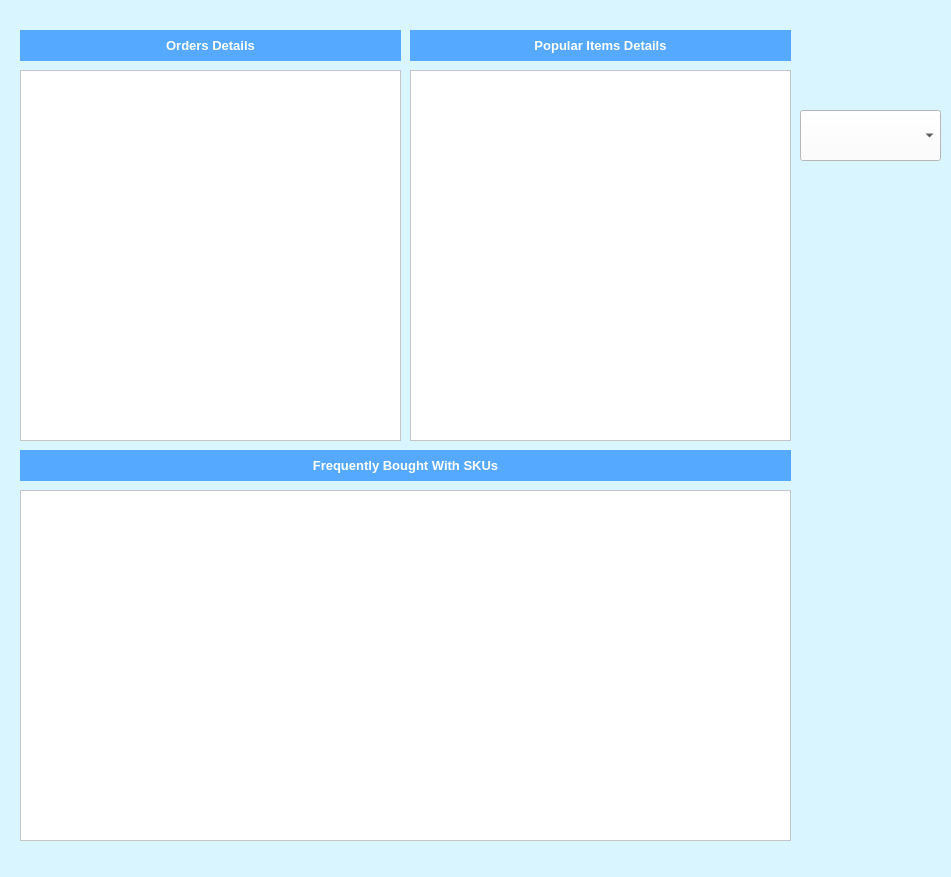
<?xml version="1.0" encoding="UTF-8"?>
<ui version="4.0">
 <class>Dialog</class>
 <widget class="QDialog" name="Dialog">
  <property name="geometry">
   <rect>
    <x>0</x>
    <y>0</y>
    <width>951</width>
    <height>877</height>
   </rect>
  </property>
  <property name="windowTitle">
   <string>Dialog</string>
  </property>
  <property name="styleSheet">
   <string notr="true">background-color: rgb(217, 245, 255);</string>
  </property>
  <widget class="QComboBox" name="weekComboBox_2">
   <property name="geometry">
    <rect>
     <x>800</x>
     <y>110</y>
     <width>141</width>
     <height>51</height>
    </rect>
   </property>
   <property name="styleSheet">
    <string notr="true">background-color: rgb(255, 255, 255);
color: rgb(0, 0, 0);</string>
   </property>
  </widget>
  <widget class="QChartView" name="graphicsView_2">
   <property name="geometry">
    <rect>
     <x>20</x>
     <y>490</y>
     <width>771</width>
     <height>351</height>
    </rect>
   </property>
   <property name="styleSheet">
    <string notr="true">color: rgb(0, 0, 0);
background-color: rgb(255, 255, 255);</string>
   </property>
  </widget>
  <widget class="QTableView" name="tableView">
   <property name="geometry">
    <rect>
     <x>20</x>
     <y>70</y>
     <width>381</width>
     <height>371</height>
    </rect>
   </property>
   <property name="styleSheet">
    <string notr="true">color: rgb(0, 0, 0);
background-color: rgb(255, 255, 255);</string>
   </property>
  </widget>
  <widget class="QTableView" name="tableView_2">
   <property name="geometry">
    <rect>
     <x>410</x>
     <y>70</y>
     <width>381</width>
     <height>371</height>
    </rect>
   </property>
   <property name="styleSheet">
    <string notr="true">background-color: rgb(255, 255, 255);
color: rgb(0, 0, 0);</string>
   </property>
  </widget>
  <widget class="QLabel" name="label">
   <property name="geometry">
    <rect>
     <x>20</x>
     <y>30</y>
     <width>381</width>
     <height>31</height>
    </rect>
   </property>
   <property name="font">
    <font>
     <pointsize>10</pointsize>
     <weight>75</weight>
     <bold>true</bold>
    </font>
   </property>
   <property name="autoFillBackground">
    <bool>false</bool>
   </property>
   <property name="styleSheet">
    <string notr="true">background-color:  rgb(85, 170, 255)</string>
   </property>
   <property name="text">
    <string>&lt;html&gt;&lt;head/&gt;&lt;body&gt;&lt;p align=&quot;center&quot;&gt;&lt;span style=&quot; color:#ffffff;&quot;&gt;Orders Details&lt;/span&gt;&lt;/p&gt;&lt;/body&gt;&lt;/html&gt;</string>
   </property>
   <property name="textFormat">
    <enum>Qt::RichText</enum>
   </property>
   <property name="alignment">
    <set>Qt::AlignCenter</set>
   </property>
  </widget>
  <widget class="QLabel" name="label_2">
   <property name="geometry">
    <rect>
     <x>410</x>
     <y>30</y>
     <width>381</width>
     <height>31</height>
    </rect>
   </property>
   <property name="font">
    <font>
     <pointsize>10</pointsize>
     <weight>75</weight>
     <bold>true</bold>
    </font>
   </property>
   <property name="autoFillBackground">
    <bool>false</bool>
   </property>
   <property name="styleSheet">
    <string notr="true">background-color:  rgb(85, 170, 255)</string>
   </property>
   <property name="text">
    <string>&lt;html&gt;&lt;head/&gt;&lt;body&gt;&lt;p align=&quot;center&quot;&gt;&lt;span style=&quot; color:#ffffff;&quot;&gt;Popular Items Details&lt;/span&gt;&lt;/p&gt;&lt;/body&gt;&lt;/html&gt;</string>
   </property>
   <property name="textFormat">
    <enum>Qt::RichText</enum>
   </property>
   <property name="alignment">
    <set>Qt::AlignCenter</set>
   </property>
  </widget>
  <widget class="QLabel" name="label_3">
   <property name="geometry">
    <rect>
     <x>20</x>
     <y>450</y>
     <width>771</width>
     <height>31</height>
    </rect>
   </property>
   <property name="font">
    <font>
     <pointsize>10</pointsize>
     <weight>75</weight>
     <bold>true</bold>
    </font>
   </property>
   <property name="autoFillBackground">
    <bool>false</bool>
   </property>
   <property name="styleSheet">
    <string notr="true">background-color:  rgb(85, 170, 255)</string>
   </property>
   <property name="text">
    <string>&lt;html&gt;&lt;head/&gt;&lt;body&gt;&lt;p align=&quot;center&quot;&gt;&lt;span style=&quot; color:#ffffff;&quot;&gt;Frequently Bought With SKUs&lt;/span&gt;&lt;/p&gt;&lt;/body&gt;&lt;/html&gt;</string>
   </property>
   <property name="textFormat">
    <enum>Qt::RichText</enum>
   </property>
   <property name="alignment">
    <set>Qt::AlignCenter</set>
   </property>
  </widget>
  <widget class="QLabel" name="label_4">
   <property name="geometry">
    <rect>
     <x>0</x>
     <y>0</y>
     <width>951</width>
     <height>871</height>
    </rect>
   </property>
   <property name="text">
    <string/>
   </property>
   <property name="pixmap">
    <pixmap>projectimage.jpg</pixmap>
   </property>
   <property name="scaledContents">
    <bool>true</bool>
   </property>
  </widget>
  <zorder>label_4</zorder>
  <zorder>weekComboBox_2</zorder>
  <zorder>graphicsView_2</zorder>
  <zorder>tableView</zorder>
  <zorder>tableView_2</zorder>
  <zorder>label</zorder>
  <zorder>label_2</zorder>
  <zorder>label_3</zorder>
 </widget>
 <customwidgets>
  <customwidget>
   <class>QChartView</class>
   <extends>QGraphicsView</extends>
   <header location="global">PyQt5.QtChart</header>
  </customwidget>
 </customwidgets>
 <resources/>
 <connections/>
</ui>
